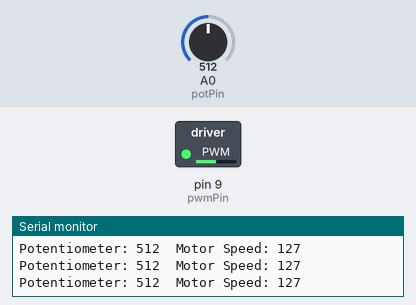
The sketch below on a simulated Arduino Uno, built with avr-gcc and run on an emulated ATmega328P. Parts: switched loads named in the sketch (green lamp = pin HIGH), the last lines printed to the serial monitor. The inputs (shaded band) are chosen by the test bench; at power-on: A0 (potPin) = 512.

Above: at 1.2 s.
1.3 s: A0 (potPin) set to 716
At 2.1 s:
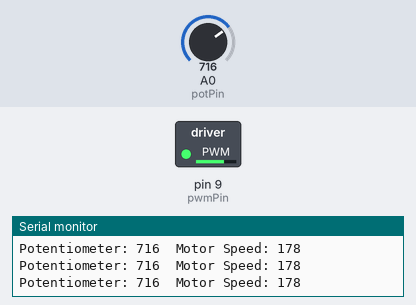
2.8 s: A0 (potPin) set to 900
At 3.6 s:
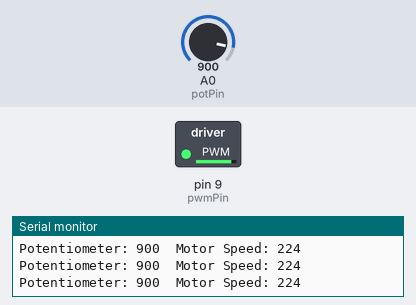
4.3 s: A0 (potPin) set to 122
At 5.2 s:
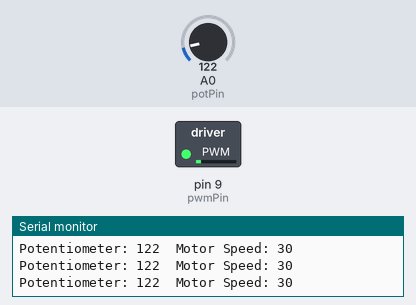
5.8 s: A0 (potPin) set to 0
At 6.7 s:
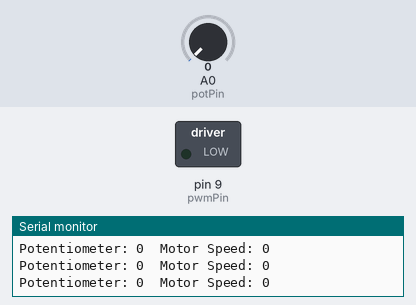
Timing chart, 0 to 8.3 s (numbered marks = the images above; inputs shaded):
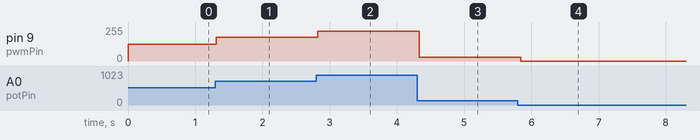

Measured:
- after the input at 1.3 s, pin 9 (pwmPin): 127/255 → 178/255 at once
- after the input at 2.8 s, pin 9 (pwmPin): 178/255 → 224/255 at once
- after the input at 4.3 s, pin 9 (pwmPin): 224/255 → 30/255 at once
- after the input at 5.8 s, pin 9 (pwmPin): 30/255 → 0/255 at once

The sketch:

pwm_motor_control.ino
```cpp
int potPin = A0;  // Pin connected to potentiometer
int pwmPin = 9;   // Pin connected to motor driver PWM input

void setup() {
  pinMode(pwmPin, OUTPUT);
  Serial.begin(9600);
}

void loop() {
  int potValue = analogRead(potPin);  // Read the analog value from the potentiometer
  int motorSpeed = map(potValue, 0, 1023, 0, 255);  // Map potentiometer value to PWM range (0-255)

  analogWrite(pwmPin, motorSpeed);  // Write the PWM signal to the motor

  Serial.print("Potentiometer: ");
  Serial.print(potValue);
  Serial.print("  Motor Speed: ");
  Serial.println(motorSpeed);

  delay(100);
}
```
